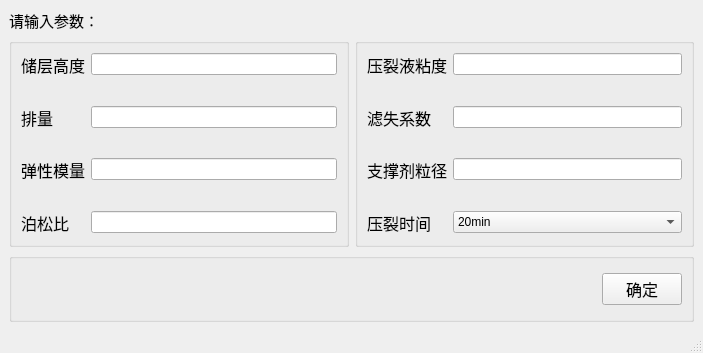
<?xml version="1.0" encoding="UTF-8"?>
<ui version="4.0">
 <class>MainWindow</class>
 <widget class="QMainWindow" name="MainWindow">
  <property name="geometry">
   <rect>
    <x>0</x>
    <y>0</y>
    <width>703</width>
    <height>353</height>
   </rect>
  </property>
  <property name="minimumSize">
   <size>
    <width>703</width>
    <height>353</height>
   </size>
  </property>
  <property name="windowTitle">
   <string>石炭系安全加砂优化软件</string>
  </property>
  <widget class="QWidget" name="centralwidget">
   <layout class="QVBoxLayout" name="verticalLayout" stretch="0,3,1">
    <item>
     <widget class="QLabel" name="label">
      <property name="font">
       <font>
        <pointsize>11</pointsize>
       </font>
      </property>
      <property name="text">
       <string>请输入参数：</string>
      </property>
     </widget>
    </item>
    <item>
     <layout class="QHBoxLayout" name="horizontalLayout">
      <item>
       <widget class="QGroupBox" name="groupBox">
        <property name="title">
         <string/>
        </property>
        <layout class="QFormLayout" name="formLayout">
         <item row="0" column="0">
          <widget class="QLabel" name="label_10">
           <property name="font">
            <font>
             <pointsize>12</pointsize>
            </font>
           </property>
           <property name="text">
            <string>储层高度</string>
           </property>
          </widget>
         </item>
         <item row="0" column="1">
          <widget class="QLineEdit" name="lineEdit_toughness"/>
         </item>
         <item row="1" column="0">
          <spacer name="verticalSpacer_5">
           <property name="orientation">
            <enum>Qt::Vertical</enum>
           </property>
           <property name="sizeHint" stdset="0">
            <size>
             <width>20</width>
             <height>40</height>
            </size>
           </property>
          </spacer>
         </item>
         <item row="2" column="0">
          <widget class="QLabel" name="label_6">
           <property name="font">
            <font>
             <pointsize>12</pointsize>
            </font>
           </property>
           <property name="text">
            <string>排量</string>
           </property>
          </widget>
         </item>
         <item row="2" column="1">
          <widget class="QLineEdit" name="lineEdit_res_stress"/>
         </item>
         <item row="3" column="0">
          <spacer name="verticalSpacer_6">
           <property name="orientation">
            <enum>Qt::Vertical</enum>
           </property>
           <property name="sizeHint" stdset="0">
            <size>
             <width>20</width>
             <height>40</height>
            </size>
           </property>
          </spacer>
         </item>
         <item row="4" column="0">
          <widget class="QLabel" name="label_7">
           <property name="font">
            <font>
             <pointsize>12</pointsize>
            </font>
           </property>
           <property name="text">
            <string>弹性模量</string>
           </property>
          </widget>
         </item>
         <item row="4" column="1">
          <widget class="QLineEdit" name="lineEdit_inter_stress"/>
         </item>
         <item row="5" column="0">
          <spacer name="verticalSpacer_7">
           <property name="orientation">
            <enum>Qt::Vertical</enum>
           </property>
           <property name="sizeHint" stdset="0">
            <size>
             <width>20</width>
             <height>40</height>
            </size>
           </property>
          </spacer>
         </item>
         <item row="6" column="0">
          <widget class="QLabel" name="label_8">
           <property name="font">
            <font>
             <pointsize>12</pointsize>
            </font>
           </property>
           <property name="text">
            <string>泊松比</string>
           </property>
          </widget>
         </item>
         <item row="6" column="1">
          <widget class="QLineEdit" name="lineEdit_liq_stress"/>
         </item>
        </layout>
       </widget>
      </item>
      <item>
       <widget class="QGroupBox" name="groupBox_2">
        <property name="title">
         <string/>
        </property>
        <layout class="QFormLayout" name="formLayout_2">
         <item row="0" column="1">
          <widget class="QLineEdit" name="lineEdit_res_thick"/>
         </item>
         <item row="2" column="0">
          <widget class="QLabel" name="label_11">
           <property name="font">
            <font>
             <family>新宋体</family>
             <pointsize>12</pointsize>
            </font>
           </property>
           <property name="text">
            <string>滤失系数</string>
           </property>
          </widget>
         </item>
         <item row="2" column="1">
          <widget class="QLineEdit" name="lineEdit_height_ratio"/>
         </item>
         <item row="4" column="0">
          <widget class="QLabel" name="label_12">
           <property name="font">
            <font>
             <pointsize>12</pointsize>
            </font>
           </property>
           <property name="text">
            <string>支撑剂粒径</string>
           </property>
          </widget>
         </item>
         <item row="4" column="1">
          <widget class="QLineEdit" name="lineEdit_frac_len"/>
         </item>
         <item row="6" column="0">
          <widget class="QLabel" name="label_13">
           <property name="font">
            <font>
             <pointsize>12</pointsize>
            </font>
           </property>
           <property name="text">
            <string>压裂时间</string>
           </property>
          </widget>
         </item>
         <item row="1" column="0">
          <spacer name="verticalSpacer">
           <property name="orientation">
            <enum>Qt::Vertical</enum>
           </property>
           <property name="sizeHint" stdset="0">
            <size>
             <width>20</width>
             <height>40</height>
            </size>
           </property>
          </spacer>
         </item>
         <item row="3" column="0">
          <spacer name="verticalSpacer_2">
           <property name="orientation">
            <enum>Qt::Vertical</enum>
           </property>
           <property name="sizeHint" stdset="0">
            <size>
             <width>20</width>
             <height>40</height>
            </size>
           </property>
          </spacer>
         </item>
         <item row="5" column="0">
          <spacer name="verticalSpacer_3">
           <property name="orientation">
            <enum>Qt::Vertical</enum>
           </property>
           <property name="sizeHint" stdset="0">
            <size>
             <width>20</width>
             <height>40</height>
            </size>
           </property>
          </spacer>
         </item>
         <item row="6" column="1">
          <widget class="QComboBox" name="comboBox">
           <item>
            <property name="text">
             <string>20min</string>
            </property>
           </item>
           <item>
            <property name="text">
             <string>40min</string>
            </property>
           </item>
           <item>
            <property name="text">
             <string>60min</string>
            </property>
           </item>
          </widget>
         </item>
         <item row="0" column="0">
          <widget class="QLabel" name="label_14">
           <property name="font">
            <font>
             <family>新宋体</family>
             <pointsize>12</pointsize>
            </font>
           </property>
           <property name="text">
            <string>压裂液粘度</string>
           </property>
          </widget>
         </item>
        </layout>
       </widget>
      </item>
     </layout>
    </item>
    <item>
     <widget class="QGroupBox" name="groupBox_3">
      <property name="title">
       <string/>
      </property>
      <layout class="QHBoxLayout" name="horizontalLayout_2">
       <item>
        <spacer name="horizontalSpacer_3">
         <property name="orientation">
          <enum>Qt::Horizontal</enum>
         </property>
         <property name="sizeHint" stdset="0">
          <size>
           <width>40</width>
           <height>20</height>
          </size>
         </property>
        </spacer>
       </item>
       <item>
        <widget class="QPushButton" name="pushButton">
         <property name="font">
          <font>
           <pointsize>12</pointsize>
          </font>
         </property>
         <property name="text">
          <string>确定</string>
         </property>
        </widget>
       </item>
      </layout>
     </widget>
    </item>
   </layout>
  </widget>
  <widget class="QStatusBar" name="statusbar"/>
 </widget>
 <resources/>
 <connections/>
 <slots>
  <slot>modify()</slot>
 </slots>
</ui>
